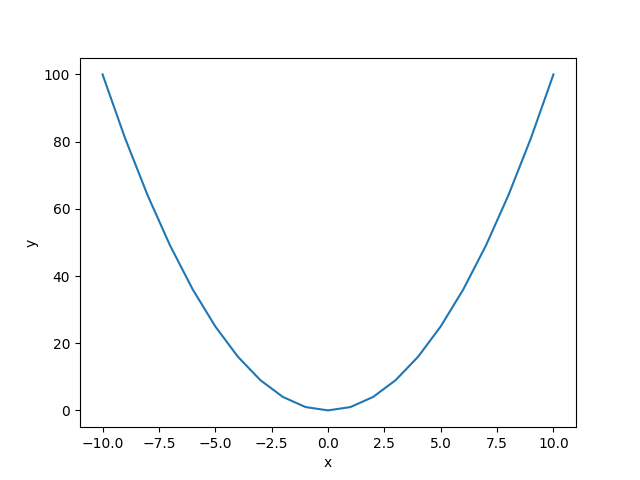

Source code (Python):
from matplotlib import pyplot as plt

x = list(range(-10, 11))
y = [xx ** 2 for xx in x]

plt.plot(x, y)
plt.xlabel("x")
plt.ylabel("y")
plt.savefig("parabola.png")